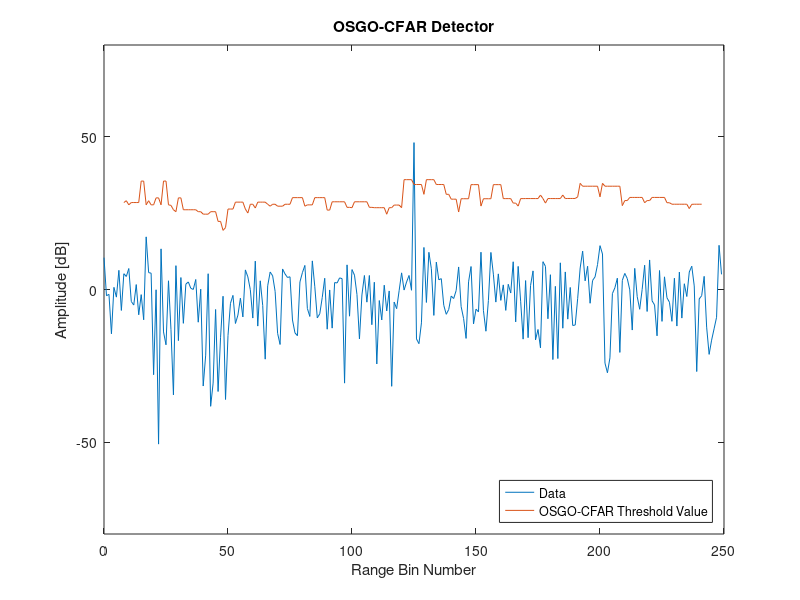

Source code (MATLAB):
%% File information
% Written by M. Y. Martin (MRTMOG014)
% EEE4022S (2018)
% OSGO_CFAR_Threshold.m: Simulate OSGO-CFAR detector with Gaussian data

%% OSGO-CFAR detector
clc;
close all;
clear;

% define inputs and parameters
D = 250;                                % length of data; number of samples
N = 16;                                 % length of window
Np = 1;                                 % number of pulses
j = 1i;                                 % use j as sqrt(-1)
PFA = 10^-6;                            % desired PFA
SNRdB = 20;                             % SNR in Decibels
SNR = 10^(SNRdB/10);                    % Decibels to linear SNR
k = round(5*N/12);                      % k-factor for OS-CFAR

% include multiple targets
t = 1;                                  % number of targets and interfering targets (max 3); default is 1

% include clutter edge
v = 1;                                  % variance of noise in clutter edge; v = 1 => no clutter edge (default)
d = 3;                                  % number of samples from centre to clutter edge start (distance)

% 1xD matrix of complex Gaussian noise: (I + jQ)/sqrt(2); v scales second part => clutter edge
noise = [((randn(1,(D/2) + d) + j.*randn(1,(D/2) + d))/sqrt(2)),(sqrt(v)*(randn(1,(D/2) - d) + j.*randn(1,(D/2) - d))/sqrt(2))];
    
% insert target(s)
target_voltage = sqrt(SNR);
target_signal = target_voltage*(randn(1,t) + j.*randn(1,t))/sqrt(2);
signal = real(noise).^2 + imag(noise).^2;
signal_H0 = signal; % noise only
for y = 0:(t - 1)   % update signal with targets from centre of data at intervals of 3 samples ???
    signal((D/2) + 1 + 3*y) = signal((D/2) + 1 + 3*y) + real(target_signal(y + 1)).^2 + imag(target_signal(y + 1)).^2;
end

% compute OSGO-CFAR interference statistic 'g'
g = zeros(D,1);
for CUT = (N/2 + 1):1:(D - N/2)    % first N/2 and last N/2 samples in signal will NOT become the CUT (eg. 9 to 392)
    lagging_sorted = sort(signal((CUT - N/2):(CUT - 1)));    % sort lagging window samples in ascending order
    leading_sorted = sort(signal((CUT + 1):(CUT + N/2)));    % sort leading window samples in ascending order
    if leading_sorted(k) > lagging_sorted(k)
        g(CUT) = leading_sorted(k);
    else
        g(CUT) = lagging_sorted(k);
    end
end

% compute OS-CFAR constant 'a' for desired PFA
PFA_error = inf;

for a_i = 0:0.05:100
    PFA_temp = 0;
    
    for m = 0:((N/2) - k)
        for p = 0:((N/2) - k)
            PFA_temp = PFA_temp + (factorial(((N/2) - k))./(factorial(m).*factorial((N/2) - k - m))).*...
                (factorial(((N/2) - k))./(factorial(p).*factorial((N/2) - k - p))).*...
                ((-1).^(N - (2*k) - m - p)./((N/2) - p)).*...
                (gamma(N - m - p).*gamma(a_i + 1)./gamma(N - m - p + a_i + 1));
        end
    end
    
    PFA_temp = (2*(k.^2)*(factorial(N/2)./(factorial((N/2) - k).*factorial(k))).^2).*PFA_temp;
    
    if abs(PFA_temp - PFA) < PFA_error
        a = a_i;
        PFA_error = abs(PFA_temp - PFA);
    end
end

% compute detection threshold 'T'
T = a.*g;

% plot the threshold and noise
x = 0:(D - 1); % x-axis sample number
figure;
plot(x,20*log10(signal),x,20*log10(T));
xlabel('Range Bin Number');
ylabel('Amplitude [dB]');
ylim([-80 80]);
title('OSGO-CFAR Detector');
lgd = legend('Data','OSGO-CFAR Threshold Value');
set(lgd,'Location','SouthEast');
